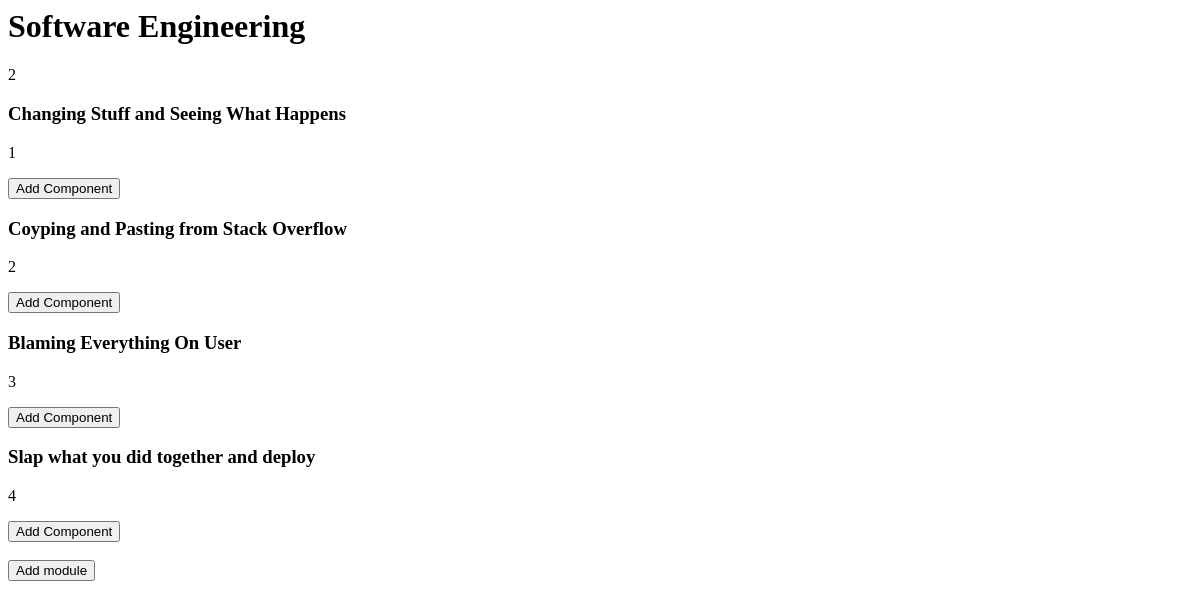
Page /courses/course/soft-engin on the earlier database version.
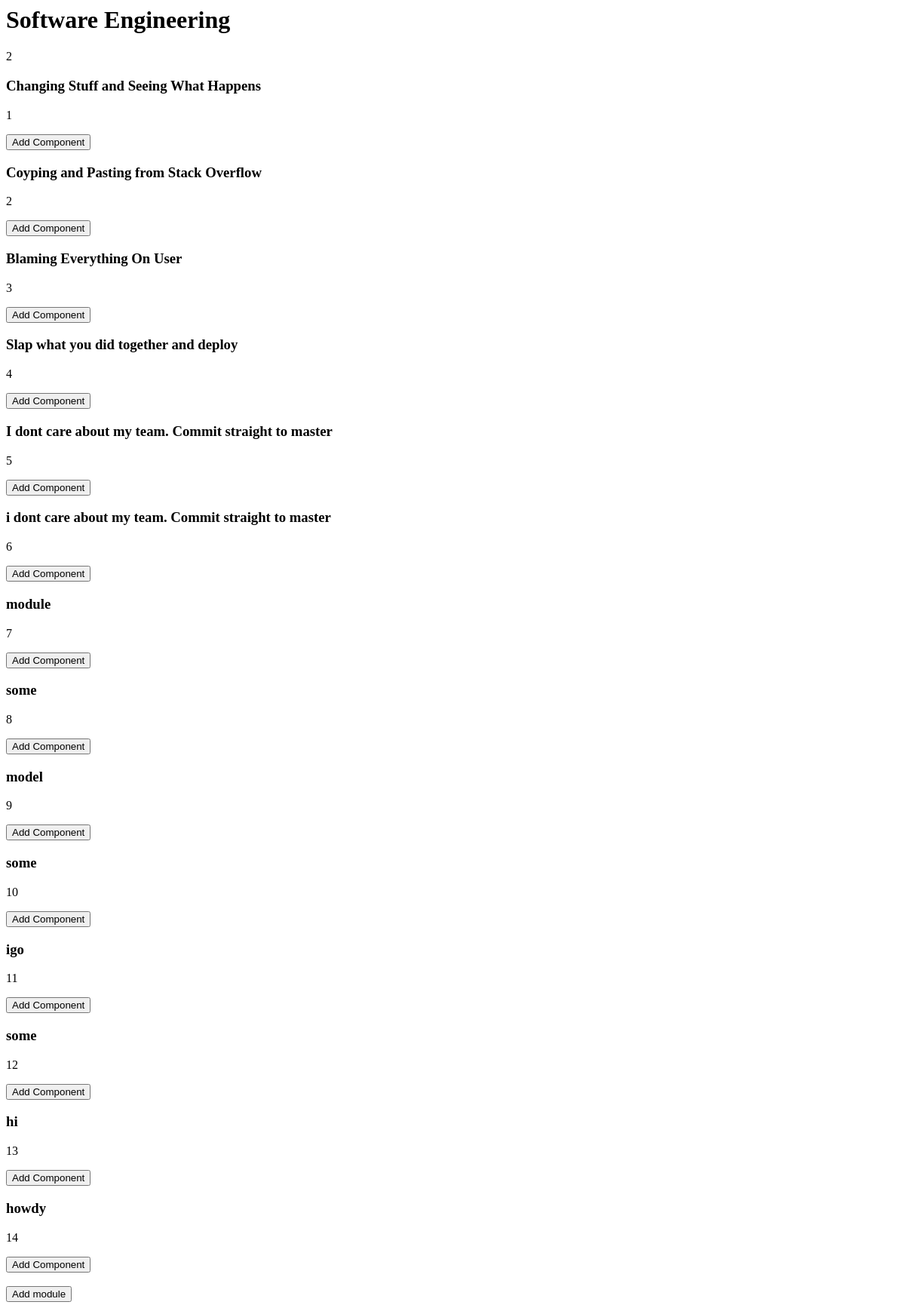
Same page on the later database version.
### courses/models.py (models this page shows, shortened)
class Course(models.Model):
    title = models.CharField(max_length = 150, db_index = True)
    description = models.TextField(blank = False)
    slug = models.SlugField(max_length=150, unique = True) #later actually can change
    instructor = models.CharField(max_length = 40, db_index = True) #later link it ot actual instructor
    credit_units = models.IntegerField(db_index = True)
    status = models.IntegerField(db_index = True) # value 1 if course is opened, 0 if closed
    category = models.CharField(max_length = 150, db_index = True)

class Module(models.Model):
    title = models.CharField(max_length = 150, db_index = True)
    slug = models.SlugField(max_length= 50, db_index= True)
    course = models.ForeignKey(Course, on_delete=models.CASCADE)
    position = models.IntegerField(db_index = True)

### courses/views.py (the view)
# urls.py: path('course/<str:slug>', views.course_detail, name = "course_detail_url"),
def course_detail(request, slug):
    course = Course.objects.get(slug__iexact = slug)
    modules = Module.objects.filter(course = course).order_by('position')
    return render(request, "courses/course_detail.html", context = {"course" : course , "modules" : modules})

### courses/templates/courses/course_detail.html (shortened to what this page needs)
<h1>{{course.title}}</h1>
{{course.id}}
{% for module in modules%}
    <h3>{{module.title}}</h3>
    <p>{{module.position}}</p>
    <button class = "add" id = "{{module.position}}">Add Component</button>
{% endfor %}
    <button id = "new">Add module</button>

Differences in the rows shown:
added Module: title "I dont care about my team. Commit straight to master", position "5"
added Module: title "i dont care about my team. Commit straight to master", position "6"
added Module: title "module", position "7"
added Module: title "some", position "8"
added Module: title "model", position "9"
added Module: title "some", position "10"
added Module: title "igo", position "11"
added Module: title "some", position "12"
added Module: title "hi", position "13"
added Module: title "howdy", position "14"
